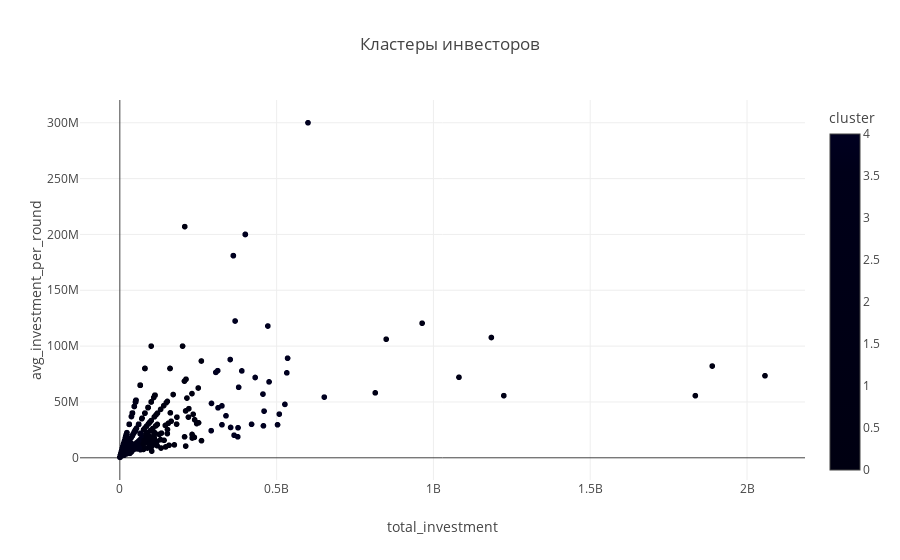

This figure's notebook cell:
### Markdown cell above
кластеризация инвесторов

### Code cell
%matplotlib notebook 
clustering_block.render()

### Figure 1 — Plotly figure (JSON) as saved in the notebook; plotly's stock layout.template omitted (floating-point values rounded to 4 significant figures; data arrays with more than 128 entries replaced by an {"elided": "..."} marker saying what was removed)
{"data": [{"customdata": {"elided": "1157x1 str values"}, "hovertemplate": "total_investment=%{x}<br>avg_investment_per_round=%{y}<br>investor_name=%{customdata[0]}<br>cluster=%{marker.color}<extra></extra>", "legendgroup": "", "marker": {"color": {"elided": "1157 int values"}, "coloraxis": "coloraxis", "symbol": "circle"}, "mode": "markers", "name": "", "showlegend": false, "type": "scattergl", "x": {"elided": "1157 int values"}, "xaxis": "x", "y": {"elided": "1157 float values"}, "yaxis": "y"}], "layout": {"coloraxis": {"colorbar": {"title": {"text": "cluster"}}, "colorscale": [[0, "#000011"], [0.1111, "#000012"], [0.2222, "#000013"], [0.3333, "#000014"], [0.4444, "#000015"], [0.5556, "#000016"], [0.6667, "#000017"], [0.7778, "#000018"], [0.8889, "#000019"], [1, "#000020"]]}, "legend": {"tracegroupgap": 0}, "title": {"text": "Кластеры инвесторов"}, "xaxis": {"anchor": "y", "domain": [0, 1], "title": {"text": "total_investment"}}, "yaxis": {"anchor": "x", "domain": [0, 1], "title": {"text": "avg_investment_per_round"}}}}
